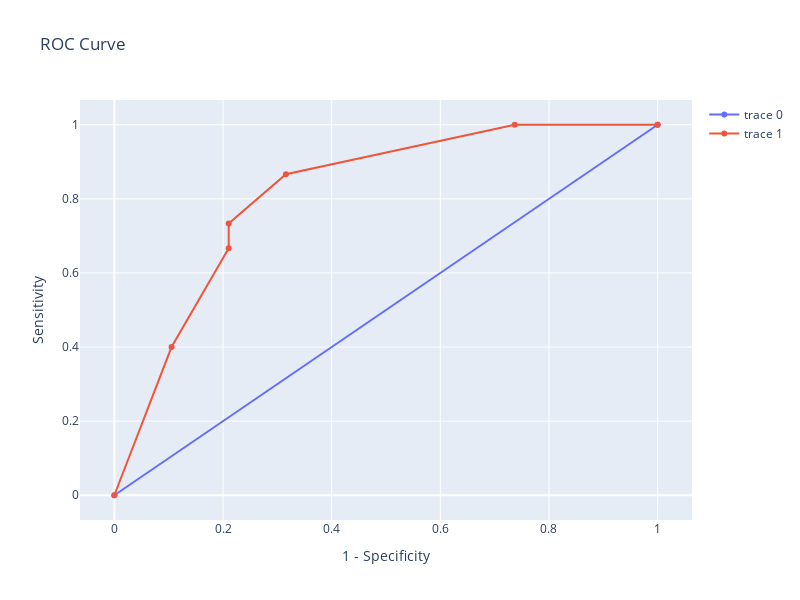

Notebook code cell kept with this figure:
### Code cell
from plotly.subplots import make_subplots
import plotly.graph_objects as go

fig = make_subplots(rows=1, cols=1)

fig.add_trace(
    go.Scatter(x=[0, 1], y=[0,1]),
    row=1, col=1
)

fig.add_trace(
    go.Scatter(x=specificity, y=sensitivity),
    row=1, col=1
)

fig.update_layout(height=600, width=800, title_text='ROC Curve',xaxis_title="1 - Specificity",yaxis_title="Sensitivity")
fig.show()


#fig = px.line(df, x=specificity, y=sensitivity, title='ROC Curve')
#fig.show()

### Figure 1 — Plotly figure (JSON) as saved in the notebook; plotly's stock layout.template omitted (floating-point values rounded to 4 significant figures)
{"data": [{"type": "scatter", "x": [0, 1], "xaxis": "x", "y": [0, 1], "yaxis": "y"}, {"type": "scatter", "x": [1, 0.7368, 0.3158, 0.2105, 0.2105, 0.1053, 0], "xaxis": "x", "y": [1, 1, 0.8667, 0.7333, 0.6667, 0.4, 0], "yaxis": "y"}], "layout": {"height": 600, "title": {"text": "ROC Curve"}, "width": 800, "xaxis": {"anchor": "y", "domain": [0, 1], "title": {"text": "1 - Specificity"}}, "yaxis": {"anchor": "x", "domain": [0, 1], "title": {"text": "Sensitivity"}}}}
